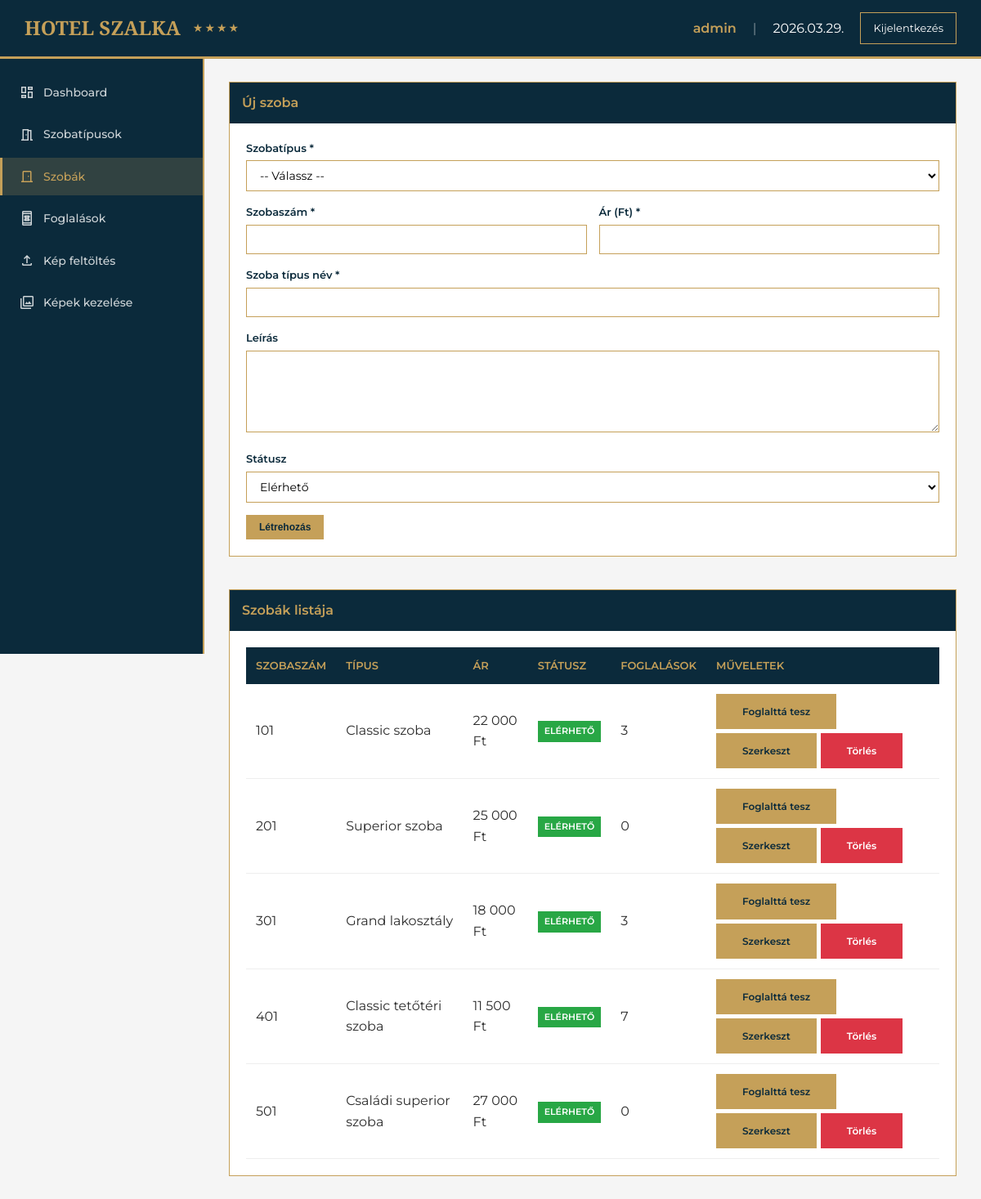
The app's page /admin.php?section=rooms (signed in) with its own data.
### tables this page shows
CREATE TABLE `rooms` (
  `id` int(11) NOT NULL,
  `room_type_id` int(11) DEFAULT NULL,
  `room_number` varchar(10) NOT NULL,
  `type` varchar(50) NOT NULL,
  `price` int(11) NOT NULL,
  `description` text DEFAULT NULL,
  `detailed_description` text DEFAULT NULL,
  `image` varchar(255) DEFAULT NULL,
  `status` enum('available','booked') DEFAULT 'available'
);

CREATE TABLE `room_types` (
  `id` int(11) NOT NULL,
  `type_name` varchar(100) NOT NULL,
  `description` text DEFAULT NULL,
  `detailed_description` text DEFAULT NULL,
  `base_price` int(11) NOT NULL,
  `max_guests` int(11) DEFAULT 2,
  `size_sqm` int(11) DEFAULT NULL,
  `created_at` timestamp NOT NULL DEFAULT current_timestamp()
);

### admin.php (the view, shortened to what this page needs)
<?php
require_once 'admin_auth.php';
$rooms = $pdo->query("
    SELECT r.*, rt.type_name, rt.description as type_description, rt.base_price
    FROM rooms r
    JOIN room_types rt ON r.room_type_id = rt.id
    ORDER BY r.room_number
")->fetchAll();
$editRoom = null;
$active_section = isset($_GET['section']) ? $_GET['section'] : 'dashboard';
?>
<!DOCTYPE html>
<html lang="hu">
<head>
    <link rel="stylesheet" href="css/style.css">
    <link rel="stylesheet" href="css/admin.css">
</head>
<body>
    <div class="top-nav">
        <div class="logo-area">
            <h1>HOTEL SZALKA</h1>
            <div class="stars">★★★★</div>
        </div>
        <div class="user-info">
            <span class="user-name"><?php echo htmlspecialchars($_SESSION['admin_username'] ?? 'Admin'); ?></span>
            <span style="color: rgba(255,255,255,0.5);">|</span>
            <span style="color: white;"><?php echo date('Y.m.d.'); ?></span>
            <a href="logout.php" class="logout-btn">Kijelentkezés</a>
        </div>
    </div>
    <div class="main-container">
        <div class="sidebar">
            <ul class="sidebar-menu">
                <li><a href="?section=dashboard" class="<?php echo $active_section == 'dashboard' ? 'active' : ''; ?>">
                    <span class="material-symbols-outlined">dashboard</span>
                    Dashboard
                </a></li>
                <li><a href="?section=room-types" class="<?php echo $active_section == 'room-types' ? 'active' : ''; ?>">
                    <span class="material-symbols-outlined">meeting_room</span>
                    Szobatípusok
                </a></li>
                <li><a href="?section=rooms" class="<?php echo $active_section == 'rooms' ? 'active' : ''; ?>">
                    <span class="material-symbols-outlined">door_front</span>
                    Szobák
                </a></li>
                <li><a href="?section=bookings" class="<?php echo $active_section == 'bookings' ? 'active' : ''; ?>">
                    <span class="material-symbols-outlined">book_online</span>
                    Foglalások
                </a></li>
                <li><a href="?section=upload" class="<?php echo $active_section == 'upload' ? 'active' : ''; ?>">
                    <span class="material-symbols-outlined">upload</span>
                    Kép feltöltés
                </a></li>
                <li><a href="?section=images" class="<?php echo $active_section == 'images' ? 'active' : ''; ?>">
                    <span class="material-symbols-outlined">photo_library</span>
                    Képek kezelése
                </a></li>
            </ul>
        </div>
        <div class="content-area">
            <?php if ($active_section == 'rooms'): ?>
                <div class="form-grid">
                    <div class="card">
                        <div class="card-header">
                            <span><?php echo $editRoom ? 'Szoba szerkesztése' : 'Új szoba'; ?></span>
                        </div>
                        <div class="card-body">
                            <form method="POST">
                                <div class="form-group">
                                    <label>Szobatípus *</label>
                                    <select name="room_type_id" id="room_type_select" required>
                                        <option value="">-- Válassz --</option>
                                    </select>
                                </div>
                                <div class="form-row">
                                    <div class="form-group">
                                        <label>Szobaszám *</label>
                                        <input type="text" name="room_number" required value="<?php echo htmlspecialchars($editRoom['room_number'] ?? ''); ?>">
                                    </div>
                                    <div class="form-group">
                                        <label>Ár (Ft) *</label>
                                        <input type="number" name="price" id="room_price" required min="1" value="<?php echo $editRoom['price'] ?? ''; ?>">
                                    </div>
                                </div>
                                <div class="form-group">
                                    <label>Szoba típus név *</label>
                                    <input type="text" name="type" id="room_type_name" required value="<?php echo htmlspecialchars($editRoom['type'] ?? ''); ?>">
                                </div>
                                <div class="form-group">
                                    <label>Leírás</label>
                                    <textarea name="description" id="room_description" rows="3"><?php echo htmlspecialchars($editRoom['description'] ?? ''); ?></textarea>
                                </div>
                                <div class="form-group">
                                    <label>Státusz</label>
                                    <select name="status">
                                        <option value="available" <?php echo ($editRoom && $editRoom['status'] == 'available') ? 'selected' : ''; ?>>Elérhető</option>
                                    </select>
                                </div>
                                <button type="submit" name="save_room" class="btn"><?php echo $editRoom ? 'Módosítás' : 'Létrehozás'; ?></button>
                            </form>
                        </div>
                    </div>
                </div>
                <div class="card" style="margin-top: 20px;">
                    <div class="card-header">
                        <span>Szobák listája</span>
                    </div>
                    <div class="card-body">
                        <div class="table-container">
                            <table>
                                <thead>
                                    <tr>
                                        <th>Szobaszám</th>
                                        <th>Típus</th>
                                        <th>Ár</th>
                                        <th>Státusz</th>
                                        <th>Foglalások</th>
                                        <th>Műveletek</th>
                                    </tr>
                                </thead>
                                <tbody>
                                    <?php foreach ($rooms as $room):
                                        $stmt = $pdo->prepare("SELECT COUNT(*) as count FROM bookings WHERE room_id = ? AND status IN ('pending', 'confirmed')");
                                        $stmt->execute([$room['id']]);
                                        $bookingCount = $stmt->fetch()['count'];
                                    ?>
                                    <tr>
                                        <td><?php echo htmlspecialchars($room['room_number']); ?></td>
                                        <td><?php echo htmlspecialchars($room['type_name']); ?></td>
                                        <td><?php echo number_format($room['price'], 0, ',', ' '); ?> Ft</td>
                                        <td>
                                            <span class="status-badge status-<?php echo $room['status']; ?>">
                                                <?php echo $room['status'] == 'available' ? 'Elérhető' : 'Foglalt'; ?>
                                            </span>
                                        </td>
                                        <td><?php echo $bookingCount; ?></td>
                                        <td>
                                            <div class="btn-group">
                                                <a href="?section=rooms&toggle_room_status=<?php echo $room['id']; ?>&status=<?php echo $room['status'] == 'available' ? 'booked' : 'available'; ?>"
                                                   class="btn btn-small <?php echo $room['status'] == 'available' ? 'btn' : 'btn-danger'; ?>">
                                                    <?php echo $room['status'] == 'available' ? 'Foglalttá tesz' : 'Elérhetővé tesz'; ?>
                                                </a>
                                                <a href="?section=rooms&edit_room=<?php echo $room['id']; ?>" class="btn btn-small">Szerkeszt</a>
                                                <a href="?section=rooms&delete_room=<?php echo $room['id']; ?>" class="btn btn-small btn-danger" onclick="return confirm('Biztosan törlöd?')">Törlés</a>
                                            </div>
                                        </td>
                                    </tr>
                                    <?php endforeach; ?>
                                </tbody>
                            </table>
                        </div>
                    </div>
                </div>
            <?php endif; ?>
        </div>
    </div>
</body>
</html>

### css/style.css (style rules this page uses)
:root { --gold: #C5A059; --dark-blue: #0A1E3C; --light-gold: #E5D5B0; --cream: #F8F5F0; --charcoal: #2C2C2C; --white: #FFFFFF; --black: #000000; }
* { margin: 0; padding: 0; box-sizing: border-box; }
body { font-family: 'Montserrat', sans-serif; background: var(--white); color: var(--charcoal); line-height: 1.6; }
.btn-small { padding: 12px 32px !important; font-size: 12px !important; cursor: pointer; }

### css/admin.css (style rules this page uses)
* { margin: 0; padding: 0; box-sizing: border-box; }
body { font-family: 'Montserrat', sans-serif; background: #f5f5f5; }
:root { --gold: #C5A059; --dark-blue: #0B2A3B; --cream: #F8F5F0; --white: #FFFFFF; }
.top-nav { background: var(--dark-blue); color: white; padding: 15px 30px; display: flex; justify-content: space-between; align-items: center; border-bottom: 3px solid var(--gold); position: fixed; top: 0; left: 0; right: 0; z-index: 1000; }
.logo-area { display: flex; align-items: center; gap: 15px; }
.logo-area h1 { font-family: 'Playfair Display', serif; font-size: 24px; color: var(--gold); }
.logo-area .stars { color: var(--gold); font-size: 14px; letter-spacing: 2px; }
.user-info { display: flex; align-items: center; gap: 20px; }
.user-name { color: var(--gold); font-weight: 600; }
.logout-btn { background: transparent; border: 1px solid var(--gold); color: white; padding: 8px 15px; text-decoration: none; font-size: 13px; transition: 0.3s; }
.main-container { display: flex; margin-top: 70px; min-height: calc(100vh - 70px); }
.sidebar { width: 250px; background: var(--dark-blue); color: white; position: fixed; height: calc(100vh - 70px); overflow-y: auto; border-right: 2px solid var(--gold); }
.sidebar-menu { list-style: none; padding: 20px 0; }
.sidebar-menu li { margin-bottom: 5px; }
.sidebar-menu a { display: flex; align-items: center; gap: 10px; padding: 12px 20px; color: rgba(255,255,255,0.8); text-decoration: none; transition: 0.3s; border-left: 3px solid transparent; font-size: 14px; font-weight: 500; }
.sidebar-menu a:hover, .sidebar-menu a.active { background: rgba(197, 160, 89, 0.2); color: var(--gold); border-left-color: var(--gold); }
.sidebar-menu a .material-symbols-outlined { font-size: 20px; }
.content-area { flex: 1; margin-left: 250px; padding: 30px; }
.table-container { overflow-x: auto; }
table { width: 100%; border-collapse: collapse; }
th { background: var(--dark-blue); color: var(--gold); padding: 12px; text-align: left; font-size: 13px; font-weight: 600; text-transform: uppercase; }
td { padding: 12px; border-bottom: 1px solid #eee; }
.status-badge { display: inline-block; padding: 4px 8px; font-size: 11px; font-weight: 600; text-transform: uppercase; }
.status-available { background: #28a745; color: white; }
.btn { display: inline-block; padding: 8px 16px; font-size: 12px; font-weight: 600; text-decoration: none; border: none; cursor: pointer; transition: 0.3s; background: var(--gold); color: var(--dark-blue); }
.btn-danger { background: #dc3545; color: white; }
.btn-small { padding: 4px 8px; font-size: 11px; }
.btn-group { display: flex; gap: 5px; flex-wrap: wrap; }
.form-grid { display: grid; grid-template-columns: 1fr 1fr; gap: 20px; }
.form-group { margin-bottom: 15px; }
.form-group label { display: block; margin-bottom: 5px; font-weight: 600; color: var(--dark-blue); font-size: 13px; }
.form-group input, .form-group select, .form-group textarea { width: 100%; padding: 8px 12px; border: 1px solid var(--gold); font-family: 'Montserrat', sans-serif; font-size: 14px; background: white; }
.form-group textarea { min-height: 100px; resize: vertical; }
.form-row { display: grid; grid-template-columns: 1fr 1fr; gap: 15px; }
.card { background: white; border: 1px solid var(--gold); margin-bottom: 20px; }
.card-header { background: var(--dark-blue); color: var(--gold); padding: 12px 15px; font-weight: 600; display: flex; justify-content: space-between; align-items: center; }
.card-body { padding: 20px; }
@media (max-width: 1200px) { .form-grid { grid-template-columns: 1fr; } }

### records on screen
rooms: room_number "101", room_type.type_name "Classic szoba", price "22 000", status "ELÉRHETŐ", bookingCount "3"
rooms: room_number "201", room_type.type_name "Superior szoba", price "25 000", status "ELÉRHETŐ", bookingCount "0"
rooms: room_number "301", room_type.type_name "Grand lakosztály", price "18 000", status "ELÉRHETŐ", bookingCount "3"
rooms: room_number "401", room_type.type_name "Classic tetőtéri szoba", price "11 500", status "ELÉRHETŐ", bookingCount "7"
rooms: room_number "501", room_type.type_name "Családi superior szoba", price "27 000", status "ELÉRHETŐ", bookingCount "0"

### other values on screen
$_SESSION['admin_username'] "admin"
